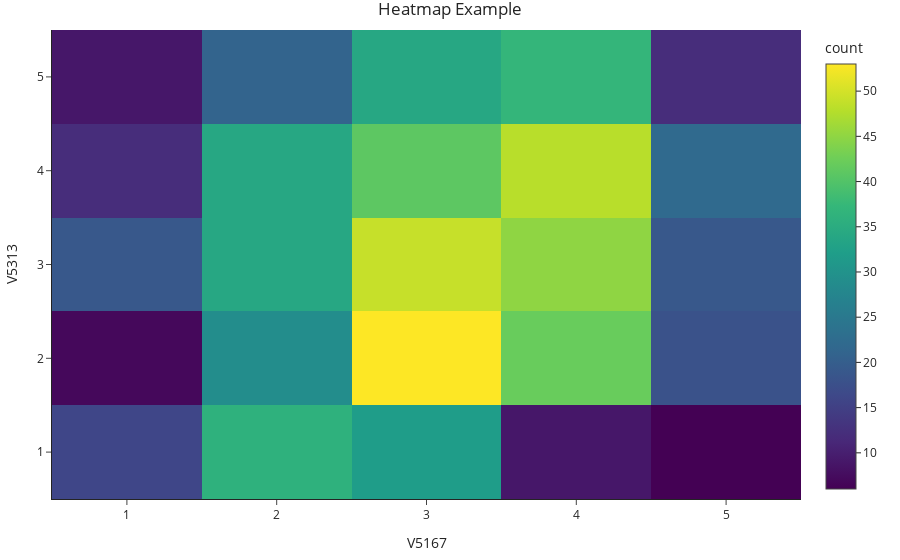

The cell this chart's notebook holds for it:
### Code cell
fig = px.density_heatmap(
    dfscat,
    x='V5167',
    y='V5313',
    color_continuous_scale='Viridis',
    title="Heatmap Example"
)
fig.show()
fig.write_html("/Users/macbook/Desktop/EECS389/398_mtf/plot2HM.html", include_plotlyjs='cdn')

### Figure 1 — Plotly figure (JSON) as saved in the notebook; plotly's stock layout.template omitted (floating-point values rounded to 4 significant figures; data arrays with more than 128 entries replaced by an {"elided": "..."} marker saying what was removed)
{"data": [{"coloraxis": "coloraxis", "hovertemplate": "V5167=%{x}<br>V5313=%{y}<br>count=%{z}<extra></extra>", "name": "", "type": "histogram2d", "x": {"elided": "684 int values"}, "xaxis": "x", "xbingroup": "x", "y": {"elided": "684 int values"}, "yaxis": "y", "ybingroup": "y"}], "layout": {"coloraxis": {"colorbar": {"title": {"text": "count"}}, "colorscale": [[0, "#440154"], [0.1111, "#482878"], [0.2222, "#3e4989"], [0.3333, "#31688e"], [0.4444, "#26828e"], [0.5556, "#1f9e89"], [0.6667, "#35b779"], [0.7778, "#6ece58"], [0.8889, "#b5de2b"], [1, "#fde725"]]}, "legend": {"tracegroupgap": 0}, "title": {"text": "Heatmap Example"}, "xaxis": {"anchor": "y", "domain": [0, 1], "title": {"text": "V5167"}}, "yaxis": {"anchor": "x", "domain": [0, 1], "title": {"text": "V5313"}}}}
